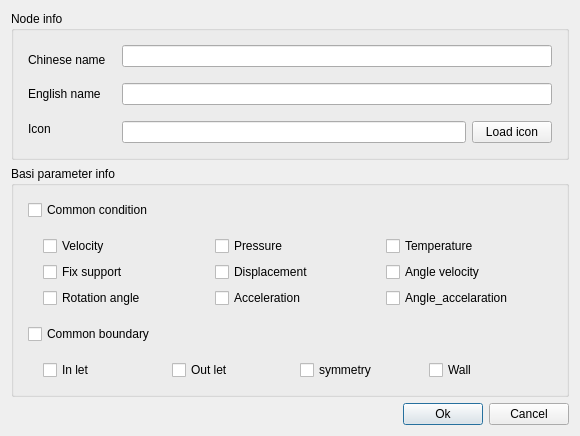
<?xml version="1.0" encoding="UTF-8"?>
<ui version="4.0">
 <class>EditorBoundaryModel</class>
 <widget class="QDialog" name="EditorBoundaryModel">
  <property name="geometry">
   <rect>
    <x>0</x>
    <y>0</y>
    <width>580</width>
    <height>401</height>
   </rect>
  </property>
  <property name="windowTitle">
   <string>Boundary setup</string>
  </property>
  <layout class="QGridLayout" name="gridLayout_4">
   <item row="2" column="0">
    <layout class="QHBoxLayout" name="horizontalLayout_7">
     <item>
      <widget class="QLabel" name="label_4">
       <property name="styleSheet">
        <string notr="true">color: rgb(255, 0, 0);</string>
       </property>
       <property name="text">
        <string/>
       </property>
      </widget>
     </item>
     <item>
      <spacer name="horizontalSpacer">
       <property name="orientation">
        <enum>Qt::Horizontal</enum>
       </property>
       <property name="sizeHint" stdset="0">
        <size>
         <width>40</width>
         <height>20</height>
        </size>
       </property>
      </spacer>
     </item>
     <item>
      <widget class="QPushButton" name="btnOk">
       <property name="sizePolicy">
        <sizepolicy hsizetype="Minimum" vsizetype="Maximum">
         <horstretch>0</horstretch>
         <verstretch>0</verstretch>
        </sizepolicy>
       </property>
       <property name="maximumSize">
        <size>
         <width>16777215</width>
         <height>16777215</height>
        </size>
       </property>
       <property name="text">
        <string>Ok</string>
       </property>
      </widget>
     </item>
     <item>
      <widget class="QPushButton" name="btnCancel">
       <property name="sizePolicy">
        <sizepolicy hsizetype="Minimum" vsizetype="Maximum">
         <horstretch>0</horstretch>
         <verstretch>0</verstretch>
        </sizepolicy>
       </property>
       <property name="maximumSize">
        <size>
         <width>16777215</width>
         <height>16777215</height>
        </size>
       </property>
       <property name="text">
        <string>Cancel</string>
       </property>
      </widget>
     </item>
    </layout>
   </item>
   <item row="0" column="0">
    <widget class="QGroupBox" name="groupBox">
     <property name="title">
      <string>Node info</string>
     </property>
     <layout class="QGridLayout" name="gridLayout">
      <item row="0" column="0" rowspan="3">
       <layout class="QVBoxLayout" name="verticalLayout">
        <property name="leftMargin">
         <number>5</number>
        </property>
        <property name="topMargin">
         <number>5</number>
        </property>
        <property name="rightMargin">
         <number>5</number>
        </property>
        <property name="bottomMargin">
         <number>5</number>
        </property>
        <item>
         <widget class="QLabel" name="label">
          <property name="text">
           <string>Chinese name</string>
          </property>
         </widget>
        </item>
        <item>
         <widget class="QLabel" name="label_2">
          <property name="text">
           <string>English name</string>
          </property>
         </widget>
        </item>
        <item>
         <widget class="QLabel" name="label_3">
          <property name="text">
           <string>Icon</string>
          </property>
         </widget>
        </item>
       </layout>
      </item>
      <item row="0" column="1">
       <layout class="QHBoxLayout" name="horizontalLayout_3" stretch="0">
        <property name="leftMargin">
         <number>5</number>
        </property>
        <property name="topMargin">
         <number>5</number>
        </property>
        <property name="rightMargin">
         <number>5</number>
        </property>
        <property name="bottomMargin">
         <number>5</number>
        </property>
        <item>
         <widget class="QLineEdit" name="txtChineseName"/>
        </item>
       </layout>
      </item>
      <item row="1" column="1">
       <layout class="QHBoxLayout" name="horizontalLayout_2" stretch="0">
        <property name="leftMargin">
         <number>5</number>
        </property>
        <property name="topMargin">
         <number>5</number>
        </property>
        <property name="rightMargin">
         <number>5</number>
        </property>
        <property name="bottomMargin">
         <number>5</number>
        </property>
        <item>
         <widget class="QLineEdit" name="txtEnglishName"/>
        </item>
       </layout>
      </item>
      <item row="2" column="1">
       <layout class="QHBoxLayout" name="horizontalLayout" stretch="10,0">
        <property name="leftMargin">
         <number>5</number>
        </property>
        <property name="topMargin">
         <number>5</number>
        </property>
        <property name="rightMargin">
         <number>5</number>
        </property>
        <property name="bottomMargin">
         <number>5</number>
        </property>
        <item>
         <widget class="QLineEdit" name="txtIcon"/>
        </item>
        <item>
         <widget class="QPushButton" name="btnLoadIcon">
          <property name="text">
           <string>Load icon</string>
          </property>
         </widget>
        </item>
       </layout>
      </item>
     </layout>
    </widget>
   </item>
   <item row="1" column="0">
    <widget class="QGroupBox" name="groupBox_2">
     <property name="title">
      <string>Basi parameter info</string>
     </property>
     <layout class="QGridLayout" name="gridLayout_3">
      <item row="0" column="0">
       <layout class="QHBoxLayout" name="horizontalLayout_4">
        <property name="leftMargin">
         <number>5</number>
        </property>
        <property name="topMargin">
         <number>5</number>
        </property>
        <property name="rightMargin">
         <number>5</number>
        </property>
        <property name="bottomMargin">
         <number>5</number>
        </property>
        <item>
         <widget class="QCheckBox" name="chk_commonCondition">
          <property name="text">
           <string>Common condition</string>
          </property>
         </widget>
        </item>
       </layout>
      </item>
      <item row="1" column="0">
       <layout class="QGridLayout" name="gridLayout_2">
        <property name="sizeConstraint">
         <enum>QLayout::SetMaximumSize</enum>
        </property>
        <property name="leftMargin">
         <number>20</number>
        </property>
        <property name="topMargin">
         <number>5</number>
        </property>
        <property name="rightMargin">
         <number>5</number>
        </property>
        <property name="bottomMargin">
         <number>5</number>
        </property>
        <item row="0" column="0">
         <widget class="QCheckBox" name="chk_vt">
          <property name="text">
           <string>Velocity</string>
          </property>
         </widget>
        </item>
        <item row="1" column="0">
         <widget class="QCheckBox" name="chk_fix_support">
          <property name="text">
           <string>Fix support</string>
          </property>
         </widget>
        </item>
        <item row="1" column="2">
         <widget class="QCheckBox" name="chk_angle_vt">
          <property name="text">
           <string>Angle velocity</string>
          </property>
         </widget>
        </item>
        <item row="0" column="1">
         <widget class="QCheckBox" name="chk_press">
          <property name="text">
           <string>Pressure</string>
          </property>
         </widget>
        </item>
        <item row="1" column="1">
         <widget class="QCheckBox" name="chk_displacement">
          <property name="text">
           <string>Displacement</string>
          </property>
         </widget>
        </item>
        <item row="0" column="2">
         <widget class="QCheckBox" name="chk_temp">
          <property name="text">
           <string>Temperature</string>
          </property>
         </widget>
        </item>
        <item row="2" column="0">
         <widget class="QCheckBox" name="chk_rotation_angle">
          <property name="text">
           <string>Rotation angle</string>
          </property>
         </widget>
        </item>
        <item row="2" column="2">
         <widget class="QCheckBox" name="chk_acc_angle">
          <property name="text">
           <string>Angle_accelaration</string>
          </property>
         </widget>
        </item>
        <item row="2" column="1">
         <widget class="QCheckBox" name="chk_acc">
          <property name="text">
           <string>Acceleration</string>
          </property>
         </widget>
        </item>
       </layout>
      </item>
      <item row="2" column="0">
       <layout class="QHBoxLayout" name="horizontalLayout_5">
        <property name="leftMargin">
         <number>5</number>
        </property>
        <property name="topMargin">
         <number>5</number>
        </property>
        <property name="rightMargin">
         <number>5</number>
        </property>
        <property name="bottomMargin">
         <number>5</number>
        </property>
        <item>
         <widget class="QCheckBox" name="chk_commonboundary">
          <property name="text">
           <string>Common boundary</string>
          </property>
         </widget>
        </item>
       </layout>
      </item>
      <item row="3" column="0">
       <layout class="QHBoxLayout" name="horizontalLayout_6">
        <property name="spacing">
         <number>5</number>
        </property>
        <property name="leftMargin">
         <number>20</number>
        </property>
        <property name="topMargin">
         <number>5</number>
        </property>
        <property name="rightMargin">
         <number>5</number>
        </property>
        <property name="bottomMargin">
         <number>5</number>
        </property>
        <item>
         <widget class="QCheckBox" name="chk_inlet">
          <property name="text">
           <string>In let</string>
          </property>
         </widget>
        </item>
        <item>
         <widget class="QCheckBox" name="chk_outlet">
          <property name="text">
           <string>Out let</string>
          </property>
         </widget>
        </item>
        <item>
         <widget class="QCheckBox" name="chk_symmetry">
          <property name="text">
           <string>symmetry</string>
          </property>
         </widget>
        </item>
        <item>
         <widget class="QCheckBox" name="chk_wall">
          <property name="text">
           <string>Wall</string>
          </property>
         </widget>
        </item>
       </layout>
      </item>
     </layout>
    </widget>
   </item>
  </layout>
 </widget>
 <resources/>
 <connections/>
</ui>
